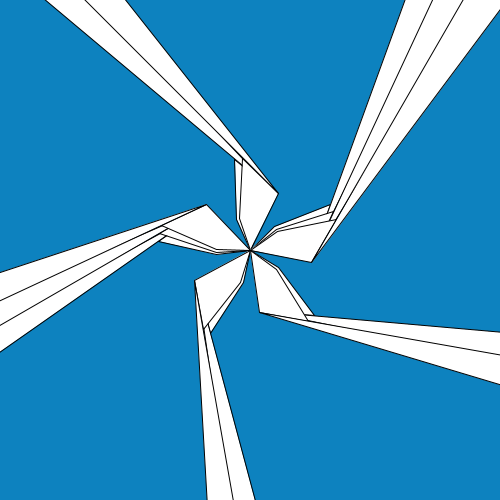
Frame 1 (no input)
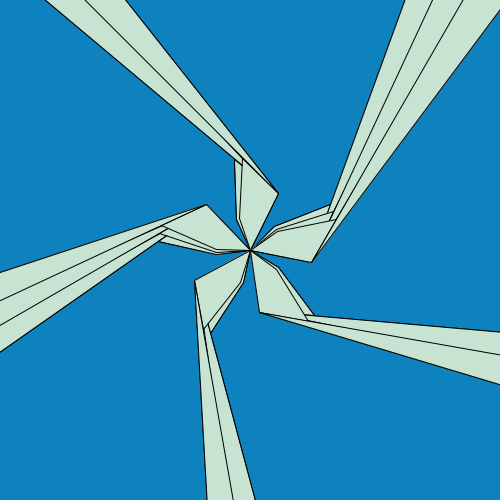
Frame 2 (the mouse pressed at the canvas centre, redrawn once)

The Processing sketch that drew these frames (run headless with seeded random() and noise(); the mouse was pressed at the canvas centre and the sketch redrawn once):

// Processing sketch: processing_85353
// ── processing_85353.pde

void setup()
{
  background(#0D82BF);
size(500,500);


}




void draw ()



  //Nouvelle ligne
  {
      smooth();
translate(width/2, height/2); for (int i=0;i<360;i+=30){
rotate(radians(505));
quad(0, 0, 30, 15, 70, 60, 20, 60);
quad(10090, 60, 30, 915, 870, 160, 20, 60);
}
         for (int posX = 42; posX < width; posX = posX+70)
         {
            fill(#C7E3D2);
          for (int posY = 42; posY < height; posY = posY+70)
         {
         
  
    }
         }

noLoop ();
}
